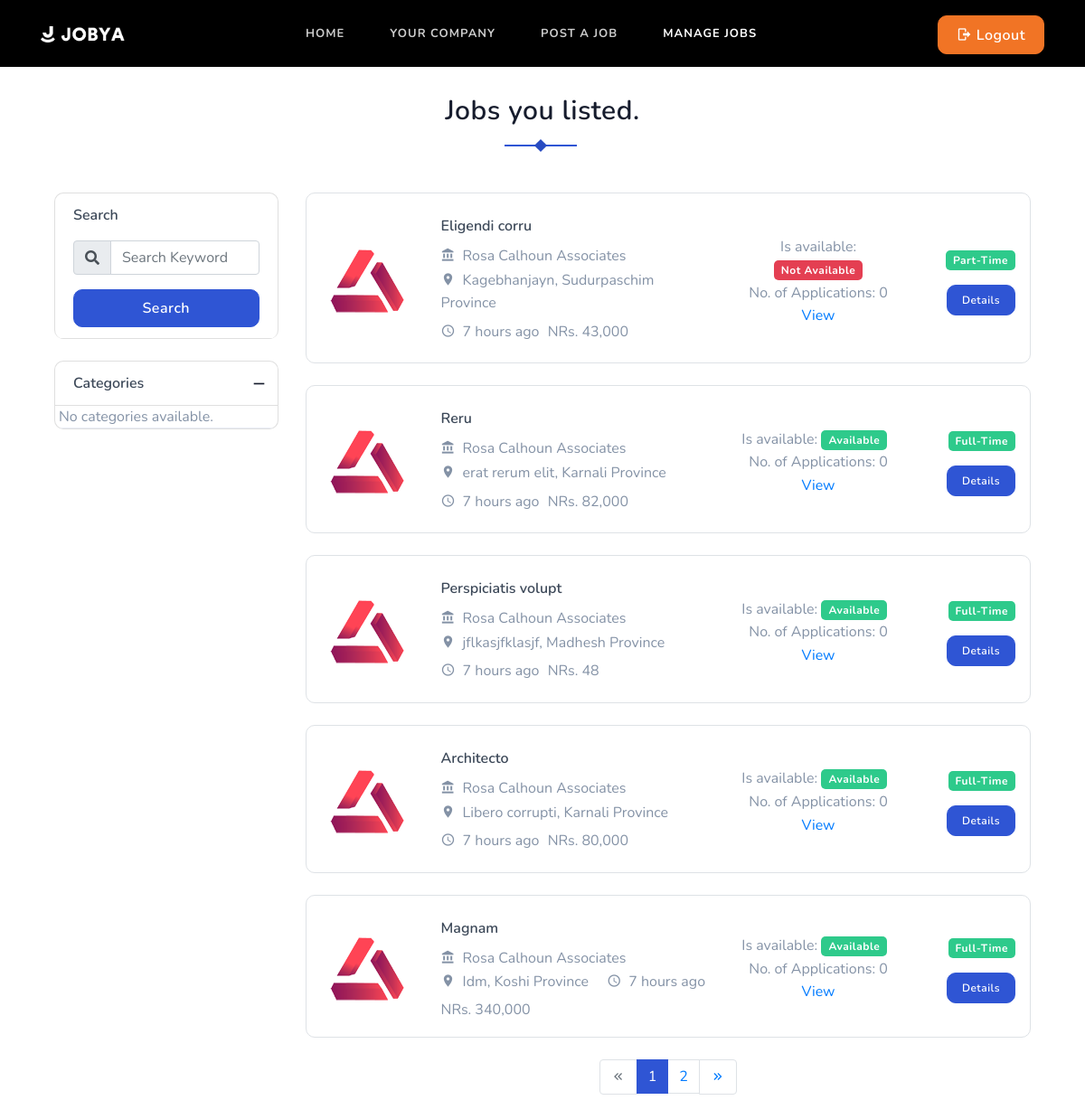
The app's page /job/manage-job/ (signed in), older data.
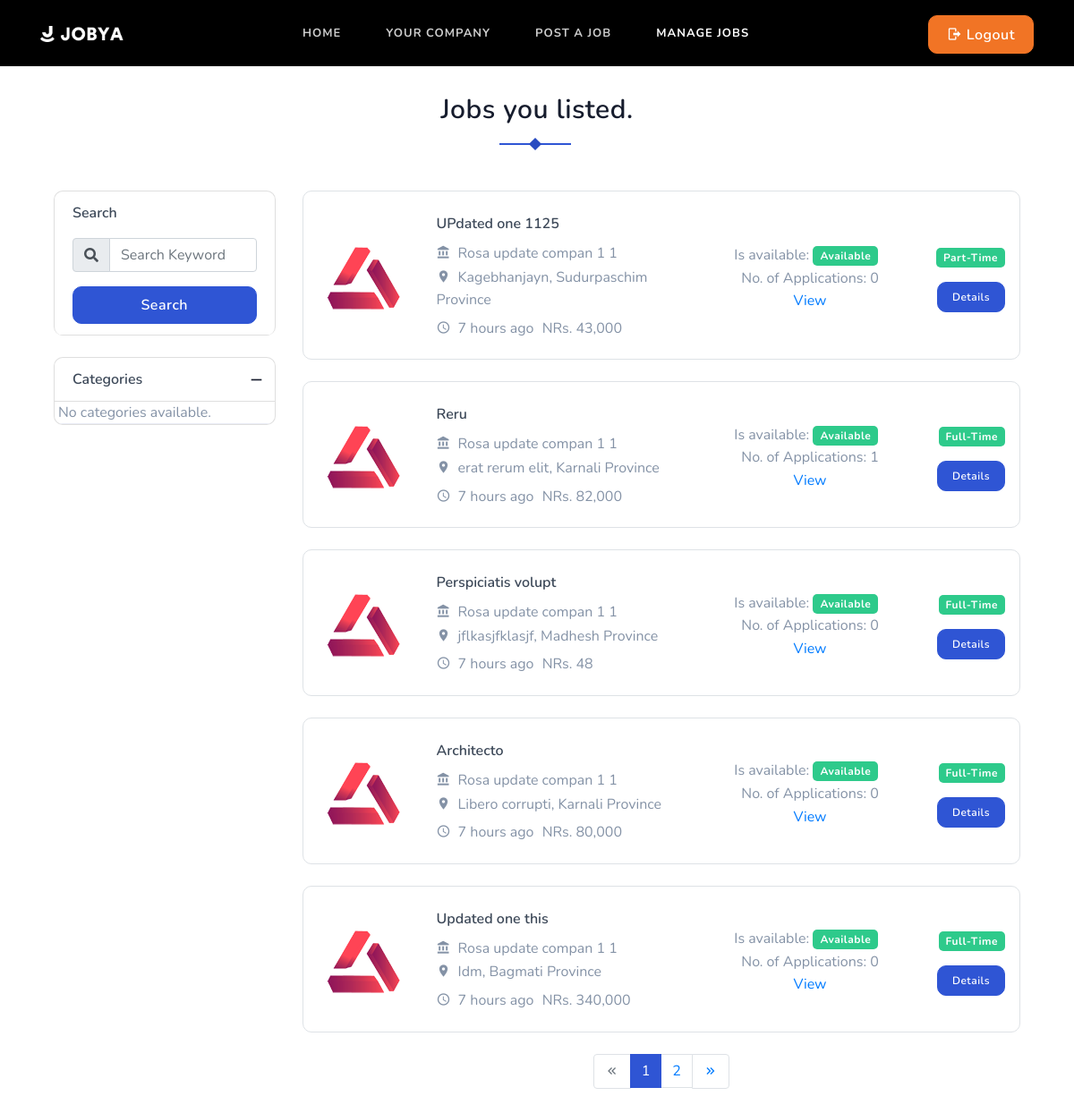
The same page, newer data.
### job/models.py (models this page shows, shortened)
class Job(models.Model):
    JOB_TYPE_CHOICES = [
        ("part-time", "Part Time"),
        ("full-time", "Full Time"),
    ]
    WORK_MODES_CHOICES = [
        ('remote', 'Remote'),
        ('onsite', 'Onsite'),
        ('hybrid', 'Hybrid'),
    ]
    user = models.ForeignKey(User, on_delete=models.CASCADE)
    company = models.ForeignKey(Company, on_delete=models.CASCADE)
    title = models.CharField(max_length=255)
    job_type = models.CharField(max_length=20, choices=JOB_TYPE_CHOICES, default="full-time")
    image = models.ImageField(upload_to="post_images/%y/%m/&=%d", blank=True)
    category = models.ForeignKey(Category, on_delete=models.DO_NOTHING)
    city = models.CharField(max_length=255)
    state = models.ForeignKey(State, on_delete=models.DO_NOTHING, blank=True, null=True)
    salary = models.PositiveIntegerField(blank=True, null=True)
    work_mode = models.CharField(max_length=20, choices=WORK_MODES_CHOICES, default="onsite")
    edu_level = models.CharField(max_length=255)
    experience = models.ForeignKey(Experience, on_delete=models.DO_NOTHING, blank=True, null=True)
    uploaded_date = models.DateTimeField(null=True, blank=True, default=timezone.now)
    email = models.EmailField(max_length=255)
    contact = models.IntegerField()
    description = models.TextField()
    is_available = models.BooleanField(default=True)
    def application_count(self):
        return self.applyjob_set.count()

### company/models.py (models this page shows, shortened)
class Company(models.Model):
    user = models.OneToOneField(User, on_delete=models.CASCADE)
    name = models.CharField(max_length=100, null=True, blank=True)
    est_date = models.DateField(null=True, blank=True)
    city = models.CharField(max_length=100, null=True, blank=True)
    state = models.ForeignKey(State, on_delete=models.DO_NOTHING, blank=True, null=True)
    email = models.EmailField(unique=True, null=True, blank=True)
    number = models.IntegerField(null=True, blank=True)
    website_link = models.URLField(null=True, blank=True)
    services = models.TextField(null=True, blank=True)
    overview = models.TextField(blank=True, null=True)
    image = models.ImageField(upload_to="company_post_images/%Y/%m/%d", blank=True)
    is_verified = models.BooleanField(default=False)

class State(models.Model):
    name = models.CharField(max_length=255)
    def __str__(self):
        return self.name

### job/views.py (the view)
# urls.py: path('manage-job/', views.ManageJobsView.as_view(), name='manage-job'),
class ManageJobsView(ListView):
    model = Job
    template_name = 'job/manage_jobs.html'
    context_object_name = 'jobs'
    def dispatch(self, request, *args, **kwargs):
        if not request.user.is_authenticated:
            return redirect('home')
        if not (request.user.is_recruiter and request.user.has_company):
            return redirect('dashboard')
        return super().dispatch(request, *args, **kwargs)
    def get_queryset(self):
        return Job.objects.filter(user=self.request.user, company=self.request.user.company).order_by('-uploaded_date')
    def get_context_data(self, **kwargs):
        context = super().get_context_data(**kwargs)
        page = self.request.GET.get('page', 1)
        paginator = Paginator(context['jobs'], 5)
        try:
            jobs = paginator.page(page)
        except PageNotAnInteger:
            jobs = paginator.page(1)
        except EmptyPage:
            jobs = paginator.page(paginator.num_pages)
        context['jobs'] = jobs  # Update the context with paginated jobs
        context["page_obj"] = jobs  # Return page_obj for template pagination
        return context

### company/context_processors.py (called while the page is built)
def company_context(request):
    company = None
    if request.user.is_authenticated and request.user.has_company:
        company = Company.objects.filter(user=request.user).first()  # or however you link Company to the user
    return {'company': company}

### templates/job/manage_jobs.html
{% extends "base.html" %}
{% load widget_tweaks %}
{% load static %}
{% block content %}
{% load humanize %}
<section class="section pt-0">
    <div class="container">
        <div class="row">
            <div class="col-12">
                <div class="section-title text-center mb-4 pb-2">
                    <h4 class="title title-line pb-1">Jobs you listed.</h4>
                </div>
            </div>
        </div>
        <div class="row">
            <div class="col-lg-3">
                <div class="left-sidebar">
                    <div class="accordion" id="accordionExample">
                        {% include "home/left/search_form.html" %}
                        {% include "home/left/left_sidebar.html" %}
                    </div>
                </div>
            </div>
            <div class="col-lg-9">
                {% if jobs %}
                {% for job in jobs %}
                <div class="job-list-box border rounded mt-4 pt-2">
                    <div class="p-3">
                        <div class="row align-items-center">
                            <div class="col-lg-2">
                                <div class="company-logo-img">
                                    <img src="{% static 'featured-job/img-1.png' %}" alt="" class="img-fluid mx-auto d-block">
                                </div>
                            </div>
                            <div class="col-lg-5 col-md-8">
                                <div class="job-list-desc">
                                    <h6 class="mb-2"><a href="#" class="text-dark">{{ job.title }}</a></h6>
                                    <p class="text-muted mb-0"><i class="mdi mdi-bank mr-2"></i>{{ job.company.name }}</p>
                                    <ul class="list-inline mb-0">
                                        <li class="list-inline-item mr-3">
                                            <p class="text-muted mb-0"><i class="mdi mdi-map-marker mr-2"></i>{{ job.city }}, {{ job.state }}</p>
                                        </li>
                                        <li class="list-inline-item">
                                            <p class="text-muted mb-0"><i class="mdi mdi-clock-outline mr-2"></i>{{ job.uploaded_date|naturaltime }}</p>
                                        </li>
                                        <li class="list-inline-item">
                                            <p class="text-muted mb-0">NRs. {{ job.salary|intcomma }}</p>
                                        </li>
                                    </ul>
                                </div>
                            </div>
                            <div class="col-lg-3 col-md-4">
                                <div class="job-list-button-sm text-center d-flex align-items-center">
                                    <p class="text-muted mb-0">Is available:
                                        <span class="badge badge-{% if job.is_available %}success{% else %}danger{% endif %}">
                                            {{ job.is_available|yesno:"Available,Not Available" }}
                                        </span>
                                    </p>
                                </div>
                                <div class="job-list-button-sm text-center d-flex align-items-center">
                                    <p class="text-muted mb-0">No. of Applications: {{ job.application_count }} <a href="{% url 'applicants' job.pk %}"> View</a></p>
                                </div>
                            </div>
                            <div class="col-lg-2 col-md-3">
                                <div class="job-list-button-sm text-right">
                                    <span class="badge badge-success">{{ job.job_type|title }}</span>
                                    <div class="mt-3">
                                        <a href="{% url 'job-details' job.id %}" class="btn btn-sm btn-primary">Details</a>
                                    </div>
                                </div>
                            </div>
                        </div>
                    </div>
                </div>
                {% endfor %}
                {% else %}
                <h6 class="title title-line pb-5">No jobs available at the moment.</h6>
                {% endif %}
                <div class="mt-4">
                    <nav aria-label="Page navigation example">
                        <ul class="pagination justify-content-center mb-0">
                            {% if page_obj.has_previous %}
                                <li class="page-item">
                                    <a class="page-link" href="?page={{ page_obj.previous_page_number }}" tabindex="-1">
                                        <i class="mdi mdi-chevron-double-left f-15"></i>
                                    </a>
                                </li>
                            {% else %}
                                <li class="page-item disabled">
                                    <span class="page-link">
                                        <i class="mdi mdi-chevron-double-left f-15"></i>
                                    </span>
                                </li>
                            {% endif %}
                            {% for i in page_obj.paginator.page_range %}
                                <li class="page-item {% if i == page_obj.number %}active{% endif %}">
                                    <a class="page-link" href="?page={{ i }}">{{ i }}</a>
                                </li>
                            {% endfor %}
                            {% if page_obj.has_next %}
                                <li class="page-item">
                                    <a class="page-link" href="?page={{ page_obj.next_page_number }}">
                                        <i class="mdi mdi-chevron-double-right f-15"></i>
                                    </a>
                                </li>
                            {% else %}
                                <li class="page-item disabled">
                                    <span class="page-link">
                                        <i class="mdi mdi-chevron-double-right f-15"></i>
                                    </span>
                                </li>
                            {% endif %}
                        </ul>
                    </nav>
                </div>
            </div>
        </div>
    </div>
</section>
{% endblock content %}

### templates/base.html (shortened to what this page needs)
{% load static %}
<!DOCTYPE html>
<html lang="en" class="no-js">
<head>
  <link rel="stylesheet" href="{% static 'css/bootstrap.min.css' %}" type="text/css" />
  <link rel="stylesheet" type="text/css" href="{% static 'css/materialdesignicons.min.css' %}" />
  <link rel="stylesheet" type="text/css" href="{% static 'css/fontawesome.css' %}" />
  <link rel="stylesheet" type="text/css" href="{% static 'css/selectize.css' %}" />
  <link rel="stylesheet" href="{% static 'css/owl.carousel.css' %}" />
  <link rel="stylesheet" href="{% static 'css/owl.theme.css' %}" />
  <link rel="stylesheet" href="{% static 'css/owl.transitions.css' %}" />
  <link rel="stylesheet" type="text/css" href="{% static 'css/style.css' %}" />
  <link rel="stylesheet" type="text/css" href="{% static 'css/extra-custom.css' %}" />
</head>
<body>
  <header id="topnav" class="defaultscroll scroll-active" style="background-color: black !important">
    <div class="container">
      <div>
        <a href="{% url 'home' %}" class="logo">
          <img src="{% static 'images/logo-light.png' %}" alt="Light Logo" class="logo-light" height="18" />
        </a>
      </div>
      <div class="buy-button">
        {% if request.user.is_authenticated %}
        <a href="{% url 'logout' %}" class="btn btn-warning"><i class="mdi mdi-logout"></i> Logout</a>
        {% else %}
        <a href="{% url 'login' %}" class="btn btn-primary"><i class="mdi mdi-login"></i> Login</a>
        {% endif %}
      </div>
      {% if request.user.is_authenticated %}
      {% if request.user.is_applicant %}
      <div id="navigation">
        <ul class="navigation-menu">
          <li><a href="{% url 'dashboard' %}">Home</a></li>
          {% if request.user.has_resume %}
          <li><a href="#">Your Resume</a></li>
          {% else %}
          <li><a href="{% url 'update-resume' %}">Create Resume</a></li>
          {% endif %}
          <li><a href="{% url 'job-list' %}">Job List</a></li>
          <li><a href="{% url 'applied-jobs' %}">Applied Job</a></li>
        </ul>
      </div>
      {% elif request.user.is_recruiter %}
      <div id="navigation">
        <ul class="navigation-menu">
          <li><a href="{% url 'dashboard' %}">Home</a></li>
          {% if request.user.has_company %}
          <li><a href="{% url 'company-details' company.pk %}">Your Company</a></li>
          <li><a href="{% url 'create-job' %}">Post A Job</a></li>
          <li><a href="{% url 'manage-job' %}">Manage Jobs</a></li>
          {% else %}
          <li><a href="{% url 'update-company' request.user.company.pk %}">Create Company</a></li>
          {% endif %}
        </ul>
      </div>
      {% endif %}
      {% endif %}
    </div>
  </header>
  <section class="bg-home">
    <div class="home-center">
      <div class="home-desc-center">
        <div class="container">
          {% block content %} {% endblock content %}
</body>
</html>

### templates/home/left/search_form.html
<div class="card rounded mt-4">
    <a class="job-list" aria-expanded="true">
        <div class="card-header" id="headingtwo">
            <form action="{% url 'job-search' %}" method="get">
                <h6 class="mb-0 text-dark f-18">Search</h6>
                <div class="input-group mt-3">
                    <div class="input-group-prepend">
                        <span class="input-group-text">
                            <i class="fa fa-search"></i>
                        </span>
                    </div>
                    <input type="text"
                    class="form-control"
                    name="query"
                    placeholder="Search Keyword"
                    onfocus="this.placeholder = ''"
                    onblur="this.placeholder = 'Search Keyword'"
                    value="{{ search_query }}" />
                </div>
                <div class="registration-form-box mt-3">
                    <input type="submit" id="submit" class="submitBnt btn btn-primary btn-block" value="Search">
                </div>
            </form>
        </div>
    </a>
</div>

### templates/home/left/left_sidebar.html
<div class="card rounded mt-4">
    <a data-toggle="collapse" href="#collapsetwo" class="job-list" aria-expanded="true" aria-controls="collapsetwo">
        <div class="card-header" id="headingtwo">
            <h6 class="mb-0 text-dark f-18">Categories</h6>
        </div>
    </a>
    <div id="collapsetwo" class="collapse show" aria-labelledby="headingtwo">
        <div class="card-body p-0">
            {% if categories %}
            {% for category in categories %}
            <div class="custom-control custom-radio">
                <form action="{% url 'jobs-by-category' category.id %}" method="GET">
                    <input type="radio" id="customRadio{{ category.id }}" name="category" class="custom-control-input"
                            {% if category.id == selected_category_id %}checked{% endif %}
                            onclick="this.form.submit();">
                    <label class="custom-control-label ml-1 text-muted f-15" for="customRadio{{ category.id }}">
                        {{ category.name }} ({{ category.available_jobs_count }})
                    </label>
                </form>
            </div>
            {% endfor %}
            {% else %}
            <div>
                <label class="custom-control-label ml-1 text-muted f-15">
                    No categories available.
                </label>
            </div>
            {% endif %}
        </div>
    </div>
</div>

Row changes from the older to the newer data that the page shows:
changed Job "Kagebhanjayn": title "Eligendi corru" → "UPdated one 1125"; company.name "Rosa Calhoun Associates" → "Rosa update compan 1 1"; is_available "Not Available" → "Available"
changed through a linked row, Job "Reru": company.name "Rosa Calhoun Associates" → "Rosa update compan 1 1"; application_count "0" → "1"
changed through a linked row, Job "Perspiciatis volupt": company.name "Rosa Calhoun Associates" → "Rosa update compan 1 1"
changed through a linked row, Job "Architecto": company.name "Rosa Calhoun Associates" → "Rosa update compan 1 1"
changed Job "Idm": title "Magnam" → "Updated one this"; company.name "Rosa Calhoun Associates" → "Rosa update compan 1 1"; state "Koshi Province" → "Bagmati Province"
